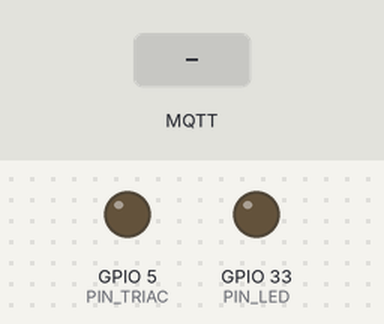
Bench run of a sketch on a simulated ESP32. On the bench: output pins drawn as LEDs (lit = HIGH). The inputs (shaded band) are chosen by the test bench. WiFi joins after 1.5 s; servers stay silent unless stated; no MQTT or app messages arrive unless stated; what the sketch prints to the serial monitor is not drawn.

Above: at 2.8 s.
2.9 s: MQTT message "iniciar" arrives on the first subscribed topic
At 4.1 s:
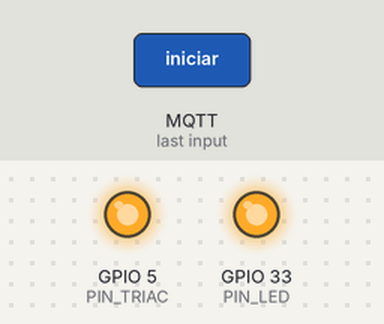
4.4 s: MQTT message "parar" arrives on the first subscribed topic
At 4.8 s:
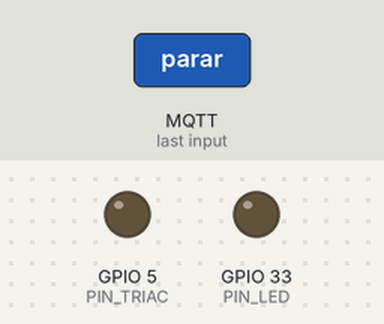
Timing chart, 0 to 7.4 s (numbered marks = the images above; inputs shaded):
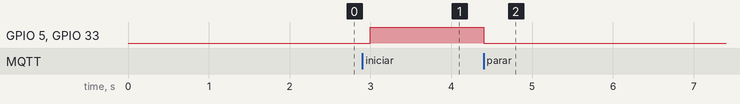

The sketch:

esp32_triac_mqtt.ino
```cpp
#include <WiFi.h>
#include <PubSubClient.h>

// ═══════════════════════════════════════════════━
// ESP32 TRIAC - CONTROL VÍA MQTT
// Broker: HiveMQ (gratuito, cloud)
// ═══════════════════════════════════════════════

// WiFi
const char* ssid = "YOUR_SSID";
const char* password = "YOUR_PASSWORD";

// MQTT Broker HiveMQ
const char* mqtt_server = "broker.hivemq.com";
const int mqtt_port = 1883;

// MQTT Topics
const char* topic_triac_cmd = "sena/triac/comando";      // Recibe: iniciar, parar
const char* topic_triac_estado = "sena/triac/estado";    // Publica: {ciclo_activo, pulso}

// GPIO
const int PIN_TRIAC = 5;      // GPIO5 - Control TRIAC
const int PIN_LED = 33;       // GPIO33 - LED indicador

WiFiClient espClient;
PubSubClient client(espClient);

// Variables de estado
bool cicloActivo = false;
int pulsoActual = 0;
unsigned long tiempoInicio = 0;
unsigned long tiempoPulso = 3000;      // 3s ON
unsigned long tiempoEspera = 10000;    // 10s OFF
int totalPulsos = 5;

void setup() {
    Serial.begin(115200);
    delay(100);

    pinMode(PIN_TRIAC, OUTPUT);
    pinMode(PIN_LED, OUTPUT);
    digitalWrite(PIN_TRIAC, LOW);
    digitalWrite(PIN_LED, LOW);

    Serial.println("\n\n");
    Serial.println("╔════════════════════════════════════════╗");
    Serial.println("║  ESP32 TRIAC CONTROL - MQTT MODE      ║");
    Serial.println("╚════════════════════════════════════════╝");

    conectarWiFi();
    setupMQTT();
}

void loop() {
    // Reconectar MQTT si necesario
    if (!client.connected()) {
        reconectarMQTT();
    }
    client.loop();

    // Procesar ciclo TRIAC si está activo
    if (cicloActivo) {
        procesarCicloTriac();
    }

    delay(100);
}

void conectarWiFi() {
    Serial.print("Conectando a WiFi: ");
    Serial.println(ssid);

    WiFi.begin(ssid, password);

    int intentos = 0;
    while (WiFi.status() != WL_CONNECTED && intentos < 20) {
        delay(500);
        Serial.print(".");
        intentos++;
    }

    if (WiFi.status() == WL_CONNECTED) {
        Serial.println("\n✓ WiFi conectado");
        Serial.print("IP: ");
        Serial.println(WiFi.localIP());
    } else {
        Serial.println("\n✗ Fallo al conectar WiFi");
    }
}

void setupMQTT() {
    client.setServer(mqtt_server, mqtt_port);
    client.setCallback(callback_mqtt);
    reconectarMQTT();
}

void reconectarMQTT() {
    int intentos = 0;
    while (!client.connected() && intentos < 5) {
        Serial.print("Conectando MQTT...");

        if (client.connect("ESP32-TRIAC")) {
            Serial.println("✓ Conectado a MQTT");

            // Suscribirse a comandos
            client.subscribe(topic_triac_cmd);
            Serial.print("Suscrito a: ");
            Serial.println(topic_triac_cmd);

            // Publicar estado inicial
            publicarEstado();
        } else {
            Serial.print("✗ Error: ");
            Serial.println(client.state());
            delay(2000);
            intentos++;
        }
    }
}

void callback_mqtt(char* topic, byte* payload, unsigned int length) {
    // Convertir payload a string
    char mensaje[length + 1];
    memcpy(mensaje, payload, length);
    mensaje[length] = '\0';

    Serial.print("📨 Mensaje recibido en topic: ");
    Serial.println(topic);
    Serial.print("   Comando: ");
    Serial.println(mensaje);

    // Procesar comandos
    if (strcmp(mensaje, "iniciar") == 0) {
        iniciarCicloTriac();
    }
    else if (strcmp(mensaje, "parar") == 0) {
        pararCicloTriac();
    }
    else if (strcmp(mensaje, "estado") == 0) {
        publicarEstado();
    }
}

void iniciarCicloTriac() {
    if (!cicloActivo) {
        Serial.println("⚡ INICIANDO CICLO TRIAC...");
        cicloActivo = true;
        pulsoActual = 1;
        tiempoInicio = millis();
        digitalWrite(PIN_LED, HIGH);

        publicarEstado();
    }
}

void pararCicloTriac() {
    Serial.println("⏹️  PARANDO CICLO TRIAC...");
    cicloActivo = false;
    pulsoActual = 0;
    digitalWrite(PIN_TRIAC, LOW);
    digitalWrite(PIN_LED, LOW);

    publicarEstado();
}

void procesarCicloTriac() {
    unsigned long tiempoTranscurrido = millis() - tiempoInicio;
    unsigned long cicloCompleto = tiempoPulso + tiempoEspera;

    // Determinar si está en ON o OFF en el ciclo actual
    bool debeEstarOn = (tiempoTranscurrido % cicloCompleto) < tiempoPulso;

    // Actualizar salida TRIAC
    digitalWrite(PIN_TRIAC, debeEstarOn ? HIGH : LOW);
    digitalWrite(PIN_LED, debeEstarOn ? HIGH : LOW);

    // Actualizar número de pulso
    int pulsoDeterminado = (tiempoTranscurrido / cicloCompleto) + 1;

    if (pulsoDeterminado != pulsoActual) {
        pulsoActual = pulsoDeterminado;
        Serial.print("💫 Pulso: ");
        Serial.print(pulsoActual);
        Serial.print("/");
        Serial.println(totalPulsos);
        publicarEstado();
    }

    // Detener cuando complete los 5 pulsos
    if (pulsoDeterminado > totalPulsos) {
        pararCicloTriac();
        Serial.println("✅ CICLO COMPLETADO - 5 PULSOS");
    }
}

void publicarEstado() {
    // Crear JSON de estado
    char payload[256];
    snprintf(payload, sizeof(payload),
        "{\"ciclo_activo\":%s,\"pulso\":%d,\"pulsos_total\":%d,\"gpio_triac\":%d,\"gpio_led\":%d}",
        cicloActivo ? "true" : "false",
        pulsoActual,
        totalPulsos,
        PIN_TRIAC,
        PIN_LED
    );

    // Publicar
    client.publish(topic_triac_estado, payload);

    Serial.print("📤 Estado publicado: ");
    Serial.println(payload);
}
```

Measured:
- after the input at 2.9 s, GPIO 5 (PIN_TRIAC): LOW → HIGH after 0.10 s; GPIO 33 (PIN_LED): LOW → HIGH after 0.09 s
- after the input at 4.4 s, GPIO 5 (PIN_TRIAC), GPIO 33 (PIN_LED): HIGH → LOW after 0.00 s instead of 1.6 s
